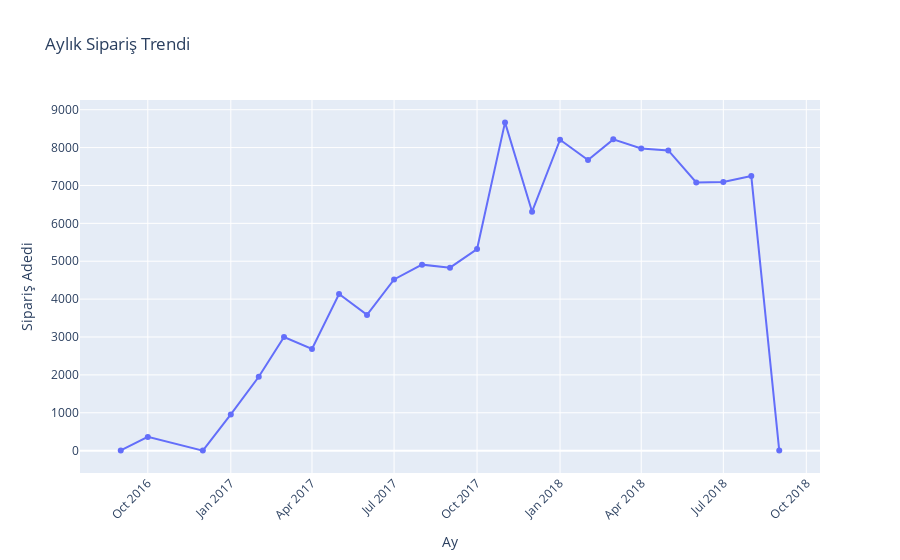

Notebook source saved alongside this figure:
### Code cell
# 3. Aylık Satış Trendi
monthly_sales = (
    master_df.with_columns(pl.col("order_purchase_timestamp").str.to_datetime())
    .sort("order_purchase_timestamp")
    .group_by_dynamic("order_purchase_timestamp", every="1mo")
    .agg(pl.len().alias("order_count"))
    .with_columns(pl.col("order_purchase_timestamp").dt.strftime("%Y-%m").alias("month_year"))
    .to_pandas()
)

fig = px.line(monthly_sales, x='month_year', y='order_count', 
              title='Aylık Sipariş Trendi',
              markers=True)

fig.update_xaxes(title='Ay', tickangle=-45)
fig.update_yaxes(title='Sipariş Adedi')
fig.show()

### Figure 1 — Plotly figure (JSON) as saved in the notebook; plotly's stock layout.template omitted (floating-point values rounded to 4 significant figures)
{"data": [{"hovertemplate": "month_year=%{x}<br>order_count=%{y}<extra></extra>", "legendgroup": "", "line": {"color": "#636efa", "dash": "solid"}, "marker": {"symbol": "circle"}, "mode": "lines+markers", "name": "", "orientation": "v", "showlegend": false, "type": "scatter", "x": ["2016-09", "2016-10", "2016-12", "2017-01", "2017-02", "2017-03", "2017-04", "2017-05", "2017-06", "2017-07", "2017-08", "2017-09", "2017-10", "2017-11", "2017-12", "2018-01", "2018-02", "2018-03", "2018-04", "2018-05", "2018-06", "2018-07", "2018-08", "2018-09"], "xaxis": "x", "y": [6, 363, 1, 955, 1951, 3000, 2684, 4136, 3583, 4519, 4910, 4831, 5322, 8665, 6308, 8208, 7672, 8217, 7975, 7925, 7078, 7092, 7248, 1], "yaxis": "y"}], "layout": {"legend": {"tracegroupgap": 0}, "title": {"text": "Aylık Sipariş Trendi"}, "xaxis": {"anchor": "y", "domain": [0, 1], "tickangle": -45, "title": {"text": "Ay"}}, "yaxis": {"anchor": "x", "domain": [0, 1], "title": {"text": "Sipariş Adedi"}}}}
